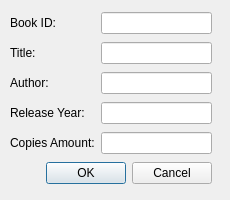
<?xml version="1.0" encoding="UTF-8"?>
<ui version="4.0">
 <class>AddBookDialog</class>
 <widget class="QDialog" name="AddBookDialog">
  <property name="geometry">
   <rect>
    <x>0</x>
    <y>0</y>
    <width>230</width>
    <height>200</height>
   </rect>
  </property>
  <property name="windowTitle">
   <string>Dialog</string>
  </property>
  <widget class="QWidget" name="layoutWidget">
   <property name="geometry">
    <rect>
     <x>10</x>
     <y>10</y>
     <width>202</width>
     <height>176</height>
    </rect>
   </property>
   <layout class="QGridLayout" name="gridLayout">
    <item row="0" column="0">
     <widget class="QLabel" name="labelBookId">
      <property name="text">
       <string>Book ID:</string>
      </property>
     </widget>
    </item>
    <item row="0" column="1">
     <widget class="QLineEdit" name="lineEditBookId"/>
    </item>
    <item row="1" column="0">
     <widget class="QLabel" name="labelBookTitle">
      <property name="text">
       <string>Title:</string>
      </property>
     </widget>
    </item>
    <item row="1" column="1">
     <widget class="QLineEdit" name="lineEditBookTitle"/>
    </item>
    <item row="2" column="0">
     <widget class="QLabel" name="labelBookAuthor">
      <property name="text">
       <string>Author:</string>
      </property>
     </widget>
    </item>
    <item row="2" column="1">
     <widget class="QLineEdit" name="lineEditBookAuthor"/>
    </item>
    <item row="3" column="0">
     <widget class="QLabel" name="labelBookYear">
      <property name="text">
       <string>Release Year:</string>
      </property>
     </widget>
    </item>
    <item row="3" column="1">
     <widget class="QLineEdit" name="lineEditBookYear"/>
    </item>
    <item row="4" column="0">
     <widget class="QLabel" name="labelBookCopies">
      <property name="text">
       <string>Copies Amount:</string>
      </property>
     </widget>
    </item>
    <item row="4" column="1">
     <widget class="QLineEdit" name="lineEditBookCopies"/>
    </item>
    <item row="5" column="0" colspan="2">
     <widget class="QDialogButtonBox" name="buttonBox">
      <property name="orientation">
       <enum>Qt::Orientation::Horizontal</enum>
      </property>
      <property name="standardButtons">
       <set>QDialogButtonBox::StandardButton::Cancel|QDialogButtonBox::StandardButton::Ok</set>
      </property>
     </widget>
    </item>
   </layout>
  </widget>
 </widget>
 <resources/>
 <connections>
  <connection>
   <sender>buttonBox</sender>
   <signal>accepted()</signal>
   <receiver>AddBookDialog</receiver>
   <slot>accept()</slot>
   <hints>
    <hint type="sourcelabel">
     <x>110</x>
     <y>172</y>
    </hint>
    <hint type="destinationlabel">
     <x>114</x>
     <y>99</y>
    </hint>
   </hints>
  </connection>
  <connection>
   <sender>buttonBox</sender>
   <signal>rejected()</signal>
   <receiver>AddBookDialog</receiver>
   <slot>reject()</slot>
   <hints>
    <hint type="sourcelabel">
     <x>110</x>
     <y>172</y>
    </hint>
    <hint type="destinationlabel">
     <x>114</x>
     <y>99</y>
    </hint>
   </hints>
  </connection>
 </connections>
</ui>
